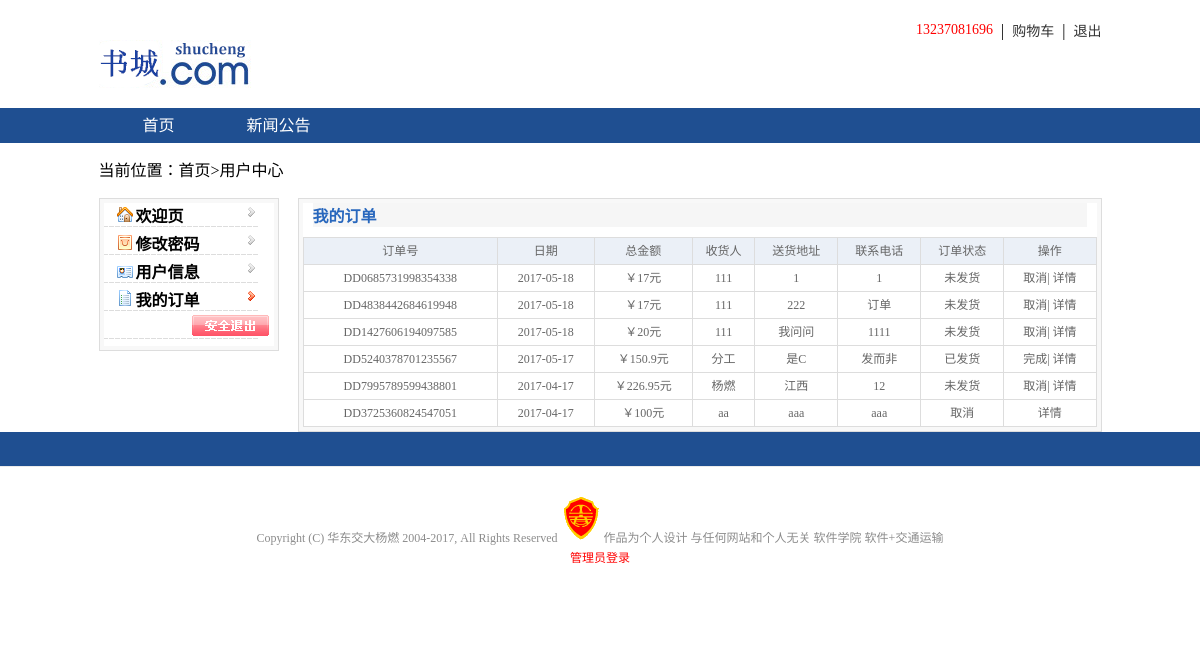
Screenshot of /bookshop/listorders.php (signed in) with the database file from the repository.
### tables this page shows
CREATE TABLE `orders` (
  `id` int(11) NOT NULL AUTO_INCREMENT,
  `ordercode` varchar(255) DEFAULT NULL,
  `usersid` varchar(255) DEFAULT NULL,
  `total` varchar(255) DEFAULT NULL,
  `addtime` varchar(255) DEFAULT NULL,
  `status` varchar(255) DEFAULT NULL,
  `receiver` varchar(255) DEFAULT NULL,
  `contact` varchar(255) DEFAULT NULL,
  `address` varchar(255) DEFAULT NULL,
  PRIMARY KEY (`id`)
);

### bookshop/listorders.php (the view, shortened to what this page needs)
<?php include "top.php" ?>
			<li class="cus">
				<a class="myOrder" href="listorders.php">
					<img src="img/images/u3.gif"/>我的订单
				</a>
			</li>
			<li class="li_last clearfix">
				<a href="exit.php"><img src="img/images/bnt_sign.gif"/></a>
			</li>
		</ul>
	</div>
	<div class="areaR">
		<div class="R_box">
			<p class="table_p">我的订单</p>
			<table width="100%" border="0" cellpadding="5" cellspacing="1" bgcolor="#dddddd">
			<tr align="center">
				<td align="center" bgcolor="#ebf0f7">订单号</td>
				<td align="center" bgcolor="#ebf0f7">日期</td>
				<td align="center" bgcolor="#ebf0f7">总金额</td>
				<td align="center" bgcolor="#ebf0f7">收货人</td>
				<td align="center" bgcolor="#ebf0f7">送货地址</td>
				<td align="center" bgcolor="#ebf0f7">联系电话</td>
				<td align="center" bgcolor="#ebf0f7">订单状态</td>
				<td align="center" bgcolor="#ebf0f7">操作</td>
			</tr>
			<?php
			$userid = $_SESSION['userid'];
			$str = "select  a.* from orders a , users b where a.usersid = b.id and a.usersid = '$userid'  order by id desc ;";
			$result = mysql_query($str);
			while($rs = mysql_fetch_assoc($result)){
				?>
				<tr align="center">
					<td bgcolor="#ffffff" align="center"><?php echo $rs['ordercode'] ?></td>
					<td bgcolor="#ffffff" align="center"><?php echo $rs['addtime'] ?></td>
					<td bgcolor="#ffffff" align="center">￥<?php echo $rs['total'] ?>元</td>
					<td bgcolor="#ffffff" align="center"><?php echo $rs['receiver'] ?></td>
					<td bgcolor="#ffffff" align="center"><?php echo $rs['address']?></td>
					<td bgcolor="#ffffff" align="center"><?php echo $rs['contact']?></td>
					<td bgcolor="#ffffff" align="center"><?php echo $rs['status']?></td>
					<td bgcolor="#ffffff"><?php
						if($rs['status']=="未发货"){
							?> <a href="ordersfunc.php?method=cancel&id=<?php echo $rs['id']?>">取消</a>|
						<?php } ?> <?php
						if($rs['status']=="已发货"){
							?> <a href="ordersfunc.php?method=over&id=<?php echo $rs['id']?>">完成</a>|
						<?php } ?>
						<a href="listorderdetail.php?ordercode=<?php echo $rs['ordercode'] ?>">详情</a>
					</td>
				</tr>
				<?php
			}
			?>
			</table>
		</div>
	</div>
</div>
<div class="footer_bar"></div>
<?php include "footer.php" ?>
</body>
</html>

### bookshop/top.php (style rules this page uses)
* { padding:0; margin:0; list-style: none; text-decoration: none; }
.clearfix:after { display:block; clear: both; content:""; }
body { background-color: white; }
.areaL>ul>li { margin-bottom:3px; background:url("img/images/menuBg.gif") no-repeat -13px -30px; }
.areaL>ul>.cus { background:url("img/images/menuBg.gif") no-repeat -13px 0px; }
.areaL>ul>li>a { width:155px; height:25px; display:block; padding-left: 3px; margin-left:10px; margin-bottom:3px; font-weight:700; color:black; }
.areaL>ul>li>a>img { margin-right:3px; }
.areaL>ul>.li_last>a>img { margin-right:3px; float:right; }
.areaR { width: 802px; float: right; border: 1px solid #ddd; }
.R_box { border: 4px solid #f8f8f8; }
.footer_bar { height:32px; background-color: #1f4f91; }
td { height:26px; line-height:26px; font-size: 12px; color:#666666; }
.table_p { background-color: #f6f6f6; font-weight: 700; margin:0 10px 10px 10px; color:#2867bd; }
td>a { color:#666666; }

### rows the page displays
orders: ordercode "DD0685731998354338", addtime "2017-05-18", total "17", receiver "111", address "1", contact "1", status "未发货"
orders: ordercode "DD4838442684619948", addtime "2017-05-18", total "17", receiver "111", address "222", contact "订单", status "未发货"
orders: ordercode "DD1427606194097585", addtime "2017-05-18", total "20", receiver "111", address "我问问", contact "1111", status "未发货"
orders: ordercode "DD5240378701235567", addtime "2017-05-17", total "150.9", receiver "分工", address "是C", contact "发而非", status "已发货"
orders: ordercode "DD7995789599438801", addtime "2017-04-17", total "226.95", receiver "杨燃", address "江西", contact "12", status "未发货"
orders: ordercode "DD3725360824547051", addtime "2017-04-17", total "100", receiver "aa", address "aaa", contact "aaa", status "取消"

### other values shown
$_SESSION["username"] "13237081696"
